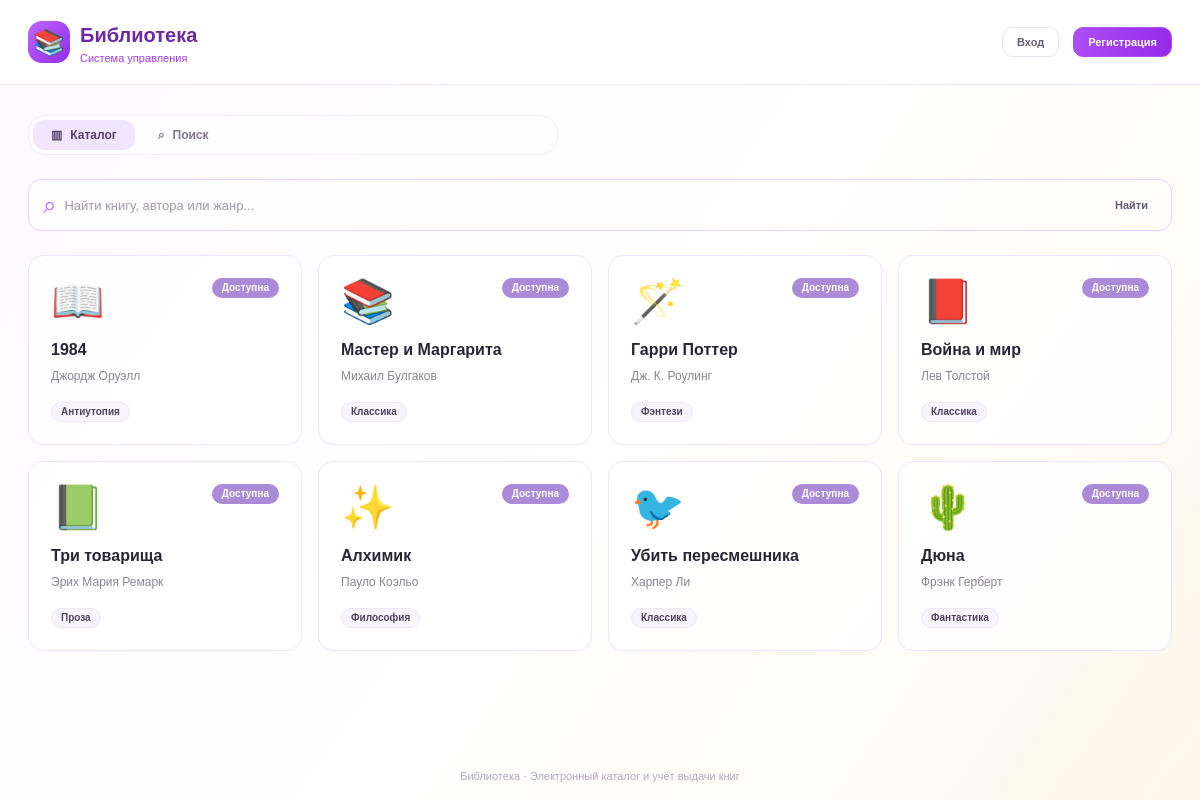
The page / on the database its author committed.
### tables this page shows
CREATE TABLE IF NOT EXISTS books (
    id INT UNSIGNED AUTO_INCREMENT PRIMARY KEY,
    title VARCHAR(200) NOT NULL,
    author VARCHAR(160) NOT NULL,
    isbn VARCHAR(20) NOT NULL UNIQUE,
    genre VARCHAR(80) NOT NULL,
    publication_year SMALLINT UNSIGNED NOT NULL,
    description TEXT NOT NULL,
    icon VARCHAR(20) NOT NULL DEFAULT 'book',
    archived_at DATETIME NULL,
    created_at DATETIME NOT NULL DEFAULT CURRENT_TIMESTAMP,
    INDEX (title), INDEX (author)
);

### includes/bootstrap.php (called while the page is built, shortened)
<?php
function db(): PDO {
    static $pdo;
    if (!$pdo) {
        $c = require __DIR__ . '/../config.php';
        $pdo = new PDO("mysql:host={$c['host']};port={$c['port']};dbname={$c['database']};charset=utf8mb4", $c['user'], $c['password'], [PDO::ATTR_ERRMODE => PDO::ERRMODE_EXCEPTION, PDO::ATTR_DEFAULT_FETCH_MODE => PDO::FETCH_ASSOC, PDO::ATTR_EMULATE_PREPARES => false]);
        $pdo->exec("SET time_zone = '+07:00'");
    }
    return $pdo;
}
function query(string $sql, array $params = []): PDOStatement {
    $stmt = db()->prepare($sql);
    $stmt->execute($params);
    return $stmt;
}
function e($value): string { return htmlspecialchars((string)$value, ENT_QUOTES | ENT_SUBSTITUTE, 'UTF-8'); }
function current_user(): ?array {
    if (empty($_SESSION['user_id'])) return null;
    $user = query('SELECT * FROM users WHERE id = ? AND archived_at IS NULL', [$_SESSION['user_id']])->fetch();
    return $user ?: null;
}
function icon(string $name): string {
    $names = ['book'=>'📖','stack'=>'📚','magic'=>'🪄','red'=>'📕','green'=>'📗','spark'=>'✨','bird'=>'🐦','desert'=>'🌵'];
    return $names[$name] ?? $names['book'];
}

### pages/catalog.php (the view, shortened to what this page needs)
<?php
$advanced = $page === 'search';
$filters = [];
foreach (['q','title','author','isbn','genre'] as $key) {
    $filters[$key] = isset($_GET[$key]) && is_string($_GET[$key]) ? mb_substr(trim($_GET[$key]),0,200) : '';
}
$where = ['b.archived_at IS NULL']; $params = [];
$count = (int)query('SELECT COUNT(*) FROM books b WHERE '.implode(' AND ',$where),$params)->fetchColumn();
$pagesCount = max(1,(int)ceil($count/24));
$currentPage = max(1,min($pagesCount,(int)($_GET['p'] ?? 1))); $offset = ($currentPage-1)*24;
$books = query(BOOK_SELECT.' WHERE '.implode(' AND ',$where)." ORDER BY b.id LIMIT 24 OFFSET $offset",$params)->fetchAll();
?>
<?php if ($advanced): ?>
<section class="panel search-panel"><h1><span class="purple">⌕</span> Расширенный поиск</h1><p class="muted subtitle">Найдите нужную книгу по различным критериям</p>
<form method="get" class="form-grid"><input type="hidden" name="page" value="search">
<?php foreach (['title'=>['Название книги','Например: 1984'],'author'=>['Автор','Например: Оруэлл'],'isbn'=>['ISBN','9785170988255'],'genre'=>['Жанр','Например: Фэнтези']] as $key=>$label): ?>
<label><?= $label[0] ?><input name="<?= $key ?>" maxlength="200" value="<?= e($filters[$key]) ?>" placeholder="<?= $label[1] ?>"></label>
<?php endforeach; ?><button class="button primary full" type="submit">⌕ Найти книги</button></form></section>
<?php else: ?>
<div class="catalog-toolbar"><form method="get" class="quick-search"><span aria-hidden="true">⌕</span><input type="search" name="q" maxlength="200" value="<?= e($filters['q']) ?>" aria-label="Быстрый поиск по названию, автору или жанру" placeholder="Найти книгу, автора или жанр..."><button class="button small outline" type="submit">Найти</button></form>
<?php if (is_admin($user)): ?><a class="button primary" href="index.php?page=book_form">+ Добавить книгу</a><?php endif; ?></div>
<?php endif; ?>
<?php $searched = $advanced ? count(array_filter(array_intersect_key($filters,array_flip(['title','author','isbn','genre'])))) : $filters['q'] !== ''; ?>
<?php if (!$advanced || $searched): ?>
<div class="book-grid">
<?php foreach ($books as $book): ?>
<button class="book-card" type="button" data-open="book-<?= $book['id'] ?>">
<span class="card-top"><span class="book-icon"><?= icon($book['icon']) ?></span><span class="badge <?= $book['available'] ? 'available' : 'issued' ?>"><?= $book['available'] ? 'Доступна' : 'Выдана' ?></span></span>
<strong><?= e($book['title']) ?></strong><span class="muted author"><?= e($book['author']) ?></span><span class="genre"><?= e($book['genre']) ?></span>
</button>
<?php endforeach; ?>
</div>
<?php endif; ?>

### includes/header.php (shortened to what this page needs)
<!doctype html>
<html lang="ru">
<head><link rel="stylesheet" href="assets/style.css"></head>
<body>
<header class="topbar"><div class="header-inner">
    <a href="index.php" class="brand"><span class="brand-icon">📚</span><span><strong>Библиотека</strong><small>Система управления</small></span></a>
    <div class="account">
    <?php if ($user): ?>
        <?php if ($overdue): ?><a class="badge danger" href="index.php?page=my">♧ <?= $overdue ?> просрочено</a><?php endif; ?>
        <a class="user-pill" href="index.php?page=profile"><span class="avatar"><?= is_admin($user) ? 'АД' : 'ЧТ' ?></span><span><?= is_admin($user) ? 'Администратор' : 'Читатель' ?></span></a>
        <form method="post"><?= csrf_input() ?><input type="hidden" name="action" value="logout"><button class="button small outline" type="submit">⇥ <span>Выход</span></button></form>
    <?php else: ?>
        <a class="button small outline" href="index.php?page=login">Вход</a><a class="button small primary" href="index.php?page=register">Регистрация</a>
    <?php endif; ?>
    </div>
</div></header>
<main class="container">
<nav class="tabs" aria-label="Главное меню">
    <a class="<?= $page==='catalog' ? 'active' : '' ?>" href="index.php">▥ <span>Каталог</span></a>
    <a class="<?= $page==='search' ? 'active' : '' ?>" href="index.php?page=search">⌕ <span>Поиск</span></a>
</nav>

### index.php (shortened to what this page needs)
<?php
require __DIR__ . '/includes/bootstrap.php';
try {
    $user = current_user();
    $page = $_GET['page'] ?? 'catalog';
    $overdue = $user ? (int)query('SELECT COUNT(*) FROM loans WHERE user_id=? AND returned_at IS NULL AND due_date<CURDATE()',[$user['id']])->fetchColumn() : 0;
    require __DIR__ . '/includes/header.php';
    if ($page === 'not_found') echo '<section class="panel empty"><h1>Страница не найдена</h1><a class="button primary" href="index.php">Открыть каталог</a></section>';
    else require __DIR__ . '/pages/' . $page . '.php';
    require __DIR__ . '/includes/footer.php';
} catch (Throwable $error) {
    error_log('Library: ' . $error->getMessage());
    http_response_code(503);
    echo '<!doctype html><html lang="ru"><meta charset="utf-8"><title>Библиотека</title><link rel="stylesheet" href="assets/style.css"><main class="container"><section class="panel"><h1>Библиотека временно недоступна</h1><p>Проверьте, что MySQL запущен, база импортирована и настройки подключения верны.</p><p>Инструкция по установке находится в README.md в папке проекта.</p><a href="index.php">Повторить подключение</a></section></main></html>';
}

### includes/footer.php
</main>
<footer class="footer">Библиотека · Электронный каталог и учёт выдачи книг</footer>
</body></html>

### assets/style.css (style rules this page uses)
:root { --purple:#a23af1;--purple-dark:#6d28a5;--border:#eee3ff;--muted:#8a8494;--text:#292536;--red:#ff484f;--green:#19bd61;--soft:#faf5ff }
* { box-sizing:border-box }
body { margin:0;min-height:100vh;color:var(--text);font-family:Arial,Helvetica,sans-serif;font-size:14px;background:linear-gradient(125deg,#fcf9ff 0%,#fff 53%,#fff7ec 100%) }
button,input,select,textarea { font:inherit }
button,a,input,select,textarea { -webkit-tap-highlight-color:transparent }
a { color:var(--purple-dark);text-decoration:none }
button { cursor:pointer }
strong { line-height:1.4 }
.muted { color:var(--muted);font-size:12px }
.topbar { background:#fff;border-bottom:1px solid var(--border) }
.header-inner { max-width:1440px;margin:auto;min-height:84px;padding:18px 28px;display:flex;justify-content:space-between;gap:20px;align-items:center }
.brand { display:flex;align-items:center;gap:10px;text-decoration:none!important;flex-shrink:0 }
.brand-icon { width:42px;height:42px;border-radius:14px;background:linear-gradient(130deg,#bd65ff,#922ce7);display:grid;place-items:center;font-size:25px }
.brand strong { font-size:20px;color:var(--purple-dark) }
.brand small { display:block;font-size:11px;color:var(--purple);margin-top:3px }
.account { display:flex;gap:14px;align-items:center;flex-wrap:wrap;justify-content:flex-end }
.container { max-width:1440px;margin:0 auto;padding:30px 28px 80px;min-height:calc(100vh - 135px) }
.tabs { display:flex;align-items:center;gap:5px;background:#ffffff9c;border:1px solid #f3edf9;border-radius:18px;width:fit-content;min-width:530px;margin-bottom:24px;padding:4px }
.tabs a { display:flex;gap:8px;align-items:center;padding:8px 18px;color:#817889;font-size:12px;font-weight:bold;border-radius:12px;text-decoration:none }
.tabs .active { background:#f1e5ff;color:#564067 }
.button { display:inline-flex;align-items:center;justify-content:center;gap:7px;padding:11px 20px;min-height:40px;border:1px solid transparent;border-radius:11px;white-space:nowrap;text-decoration:none!important;background:#eee;color:var(--text);font-size:12px;font-weight:600;line-height:1.3 }
.primary { background:linear-gradient(105deg,#ad4ff5,#9628e9);color:white;border-color:#ac4ff5 }
.outline { border-color:#e9e5ee;background:#fff;color:#655a74 }
.small { font-size:11px;padding:7px 14px;min-height:30px;border-radius:10px }
.badge { display:inline-flex;align-items:center;justify-content:center;white-space:nowrap;border-radius:16px;padding:4px 10px;font-size:10px;font-weight:600;line-height:1.2 }
.available { background:#ab8ad7;color:#fff }
.genre { display:inline-block;border:1px solid #eee5f8;background:#f8f4fc;border-radius:10px;font-size:10px;font-weight:600;padding:3px 9px;line-height:1.2;width:fit-content;color:#51435e }
.catalog-toolbar { display:flex;gap:14px;margin-bottom:24px }
.quick-search { position:relative;display:flex;gap:8px;align-items:center;width:100%;background:#ffffffa6;border:1px solid #e6d3ff;border-radius:13px;padding:5px 9px 5px 14px }
.quick-search>span { color:#b16aff;font-size:24px;line-height:1 }
.quick-search input { border:0;background:transparent;min-width:0;padding:7px 0;box-shadow:none!important }
.quick-search .button { background:transparent;border:0 }
.book-grid { display:grid;grid-template-columns:repeat(4,minmax(0,1fr));gap:16px }
.book-card { min-height:190px;display:flex;flex-direction:column;align-items:flex-start;text-align:left;padding:22px;background:#ffffffdf;border:1px solid var(--border);border-radius:15px;color:var(--text);box-shadow:0 1px 2px #34204e04;transition:transform .15s,border-color .15s }
.card-top { display:flex;width:100%;justify-content:space-between;gap:8px;align-items:flex-start;margin-bottom:14px }
.book-icon { font-size:43px;line-height:1.1;flex-shrink:0 }
.book-card strong { font-size:16px;margin-bottom:7px;overflow-wrap:anywhere }
.author { margin-bottom:14px }
.book-card .genre { margin-top:auto }
input,select,textarea { display:block;width:100%;border:1px solid #e9e5ee;border-radius:9px;background:#fdfcfe;padding:11px 13px;color:var(--text);outline:0;font-size:13px;min-height:40px }
input::placeholder,textarea::placeholder { color:#a09aa6 }
.footer { text-align:center;color:#b3a6bd;font-size:11px;padding:20px }

### rows shown on the page
books: icon "📖", title "1984", author "Джордж Оруэлл", genre "Антиутопия"
books: icon "📚", title "Мастер и Маргарита", author "Михаил Булгаков", genre "Классика"
books: icon "🪄", title "Гарри Поттер", author "Дж. К. Роулинг", genre "Фэнтези"
books: icon "📕", title "Война и мир", author "Лев Толстой", genre "Классика"
books: icon "📗", title "Три товарища", author "Эрих Мария Ремарк", genre "Проза"
books: icon "✨", title "Алхимик", author "Пауло Коэльо", genre "Философия"
books: icon "🐦", title "Убить пересмешника", author "Харпер Ли", genre "Классика"
books: icon "🌵", title "Дюна", author "Фрэнк Герберт", genre "Фантастика"
